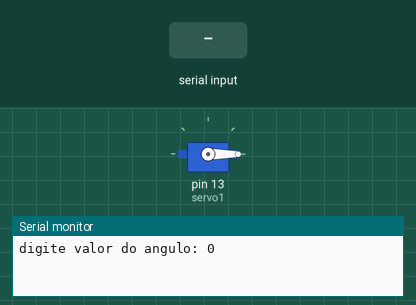
Recording of a sketch running on a simulated Arduino Uno, built with avr-gcc and run on an emulated ATmega328P. Parts: servo, the last lines printed to the serial monitor. The test bench sets the inputs (shaded band).

Above: at 1.2 s.
1.3 s: "90,45\n" received over Serial
At 3.0 s:
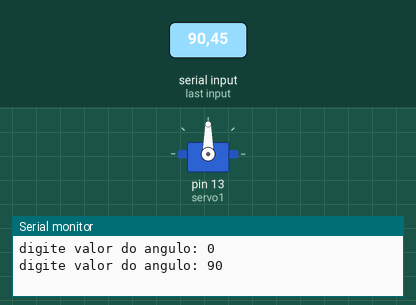
4.3 s: "30,150\n" received over Serial
At 6.5 s:
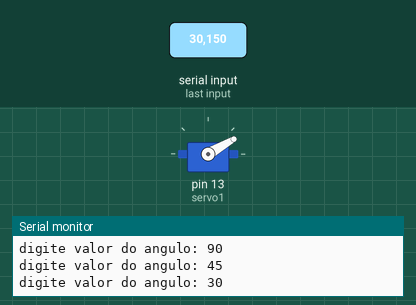
7.3 s: "200\n" received over Serial
At 8.8 s:
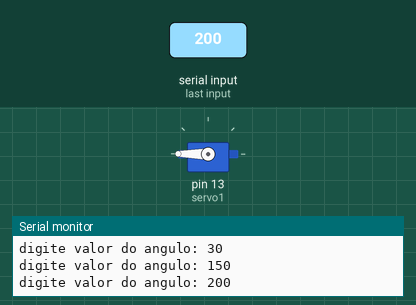
10.0 s: "90\n" received over Serial
At 11.2 s:
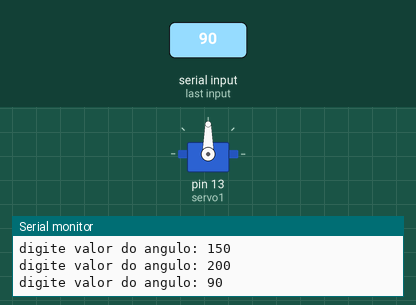
Timing chart, 0 to 14.0 s (numbered marks = the images above; inputs shaded):
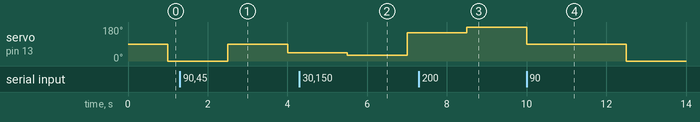

The sketch:

cod_servo1.ino
```cpp
#include "Servo.h"

Servo servo1; //laranja portas digitais


void setup() {
  Serial.begin(9600);
  servo1.attach(13);
}

void loop() {
  int angulo = Serial.parseInt();
  Serial.available();
  Serial.print("digite valor do angulo: ");
  Serial.println(angulo);
  servo1.write(angulo);
  delay(1500);

  angulo = 0;
}
```

Measured:
- after the input at 1.3 s, servo on pin 13 (servo1): 0° → 90° after 1.2 s, → 45° 1.5 s later
- after the input at 4.3 s, servo on pin 13 (servo1): 45° → 30° after 1.2 s, → 150° 1.5 s later
- after the input at 7.3 s, servo on pin 13 (servo1): 150° → 180° after 1.2 s
- after the input at 10.0 s, servo on pin 13 (servo1): 180° → 90° at once, → 0° 2.5 s later
